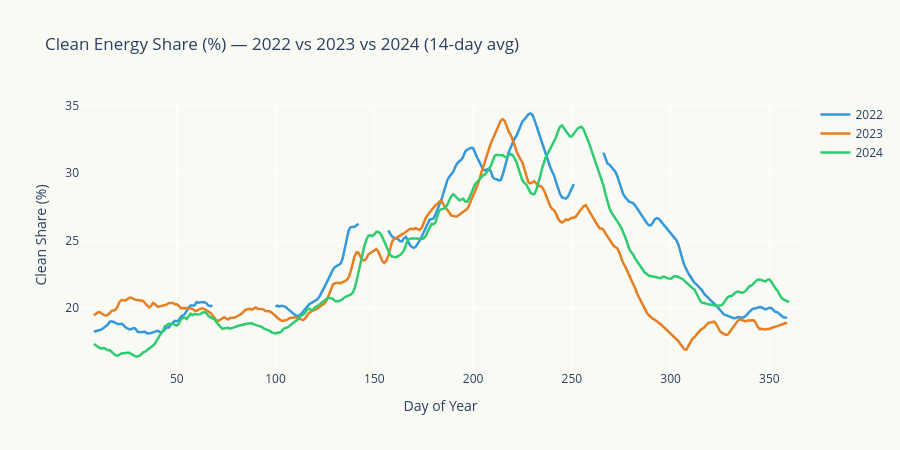

Here is the notebook cell this chart was saved with:
### Markdown cell above
## 5. Clean Energy Share Trend

### Code cell
fig = go.Figure()

for year in years:
    ydf = df[df['year'] == year].copy()
    smooth = ydf.set_index('day_of_year')['clean_share'].rolling(14, center=True).mean()
    fig.add_trace(go.Scatter(
        x=smooth.index, y=smooth,
        name=str(year), mode='lines',
        line=dict(width=2.5, color=year_colors[year]),
        hovertemplate=f'{year}: %{{y:.1f}}%<extra></extra>',
    ))

fig.update_layout(
    title='Clean Energy Share (%) — 2022 vs 2023 vs 2024 (14-day avg)',
    xaxis_title='Day of Year',
    yaxis_title='Clean Share (%)',
    plot_bgcolor='#FAFAF5', paper_bgcolor='#FAFAF5',
    height=450,
)
fig.show()

for y in years:
    cs = df[df['year'] == y]['clean_share'].mean()
    print(f'  {y} avg clean share: {cs:.1f}%')

### Figure 1 — Plotly figure (JSON) as saved in the notebook; plotly's stock layout.template omitted (floating-point values rounded to 4 significant figures; data arrays with more than 128 entries replaced by an {"elided": "..."} marker saying what was removed)
{"data": [{"hovertemplate": "2022: %{y:.1f}%<extra></extra>", "line": {"color": "#3498DB", "width": 2.5}, "mode": "lines", "name": "2022", "type": "scatter", "x": {"elided": "365 int values"}, "y": {"elided": "365 float values"}}, {"hovertemplate": "2023: %{y:.1f}%<extra></extra>", "line": {"color": "#E67E22", "width": 2.5}, "mode": "lines", "name": "2023", "type": "scatter", "x": {"elided": "365 int values"}, "y": {"elided": "365 float values"}}, {"hovertemplate": "2024: %{y:.1f}%<extra></extra>", "line": {"color": "#2ECC71", "width": 2.5}, "mode": "lines", "name": "2024", "type": "scatter", "x": {"elided": "366 int values"}, "y": {"elided": "366 float values"}}], "layout": {"height": 450, "paper_bgcolor": "#FAFAF5", "plot_bgcolor": "#FAFAF5", "title": {"text": "Clean Energy Share (%) — 2022 vs 2023 vs 2024 (14-day avg)"}, "xaxis": {"title": {"text": "Day of Year"}}, "yaxis": {"title": {"text": "Clean Share (%)"}}}}
